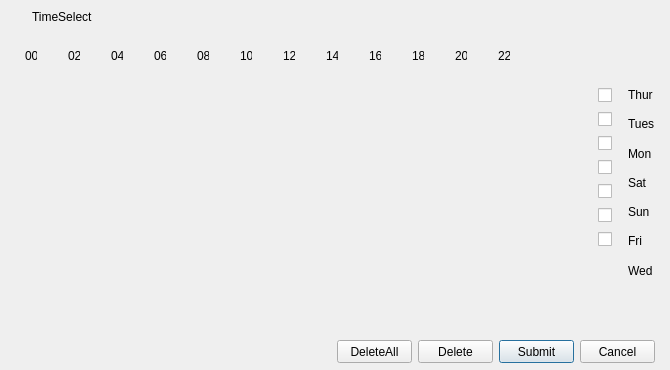
<?xml version="1.0" encoding="UTF-8"?>
<ui version="4.0">
 <class>DlgTimeSelect</class>
 <widget class="QDialog" name="DlgTimeSelect">
  <property name="geometry">
   <rect>
    <x>0</x>
    <y>0</y>
    <width>670</width>
    <height>370</height>
   </rect>
  </property>
  <property name="windowTitle">
   <string>Dialog</string>
  </property>
  <widget class="QLabel" name="Week5">
   <property name="geometry">
    <rect>
     <x>628</x>
     <y>229</y>
     <width>36</width>
     <height>24</height>
    </rect>
   </property>
   <property name="text">
    <string>Fri</string>
   </property>
  </widget>
  <widget class="QCheckBox" name="Week4checkBox">
   <property name="geometry">
    <rect>
     <x>598</x>
     <y>86</y>
     <width>18</width>
     <height>18</height>
    </rect>
   </property>
   <property name="minimumSize">
    <size>
     <width>18</width>
     <height>18</height>
    </size>
   </property>
   <property name="maximumSize">
    <size>
     <width>18</width>
     <height>18</height>
    </size>
   </property>
   <property name="text">
    <string/>
   </property>
  </widget>
  <widget class="QPushButton" name="CTimeAreaSubmit">
   <property name="geometry">
    <rect>
     <x>499</x>
     <y>340</y>
     <width>75</width>
     <height>23</height>
    </rect>
   </property>
   <property name="text">
    <string>Submit</string>
   </property>
  </widget>
  <widget class="QLabel" name="Week6">
   <property name="geometry">
    <rect>
     <x>628</x>
     <y>171</y>
     <width>36</width>
     <height>23</height>
    </rect>
   </property>
   <property name="text">
    <string>Sat</string>
   </property>
  </widget>
  <widget class="QLabel" name="Week1">
   <property name="geometry">
    <rect>
     <x>628</x>
     <y>142</y>
     <width>36</width>
     <height>23</height>
    </rect>
   </property>
   <property name="text">
    <string>Mon</string>
   </property>
  </widget>
  <widget class="QCheckBox" name="Week2checkBox">
   <property name="geometry">
    <rect>
     <x>598</x>
     <y>110</y>
     <width>18</width>
     <height>18</height>
    </rect>
   </property>
   <property name="minimumSize">
    <size>
     <width>18</width>
     <height>18</height>
    </size>
   </property>
   <property name="maximumSize">
    <size>
     <width>18</width>
     <height>18</height>
    </size>
   </property>
   <property name="text">
    <string/>
   </property>
  </widget>
  <widget class="QPushButton" name="CTimeAreaDeleteAll">
   <property name="geometry">
    <rect>
     <x>337</x>
     <y>340</y>
     <width>75</width>
     <height>23</height>
    </rect>
   </property>
   <property name="text">
    <string>DeleteAll</string>
   </property>
  </widget>
  <widget class="QLabel" name="Time_14">
   <property name="geometry">
    <rect>
     <x>326</x>
     <y>50</y>
     <width>12</width>
     <height>12</height>
    </rect>
   </property>
   <property name="minimumSize">
    <size>
     <width>12</width>
     <height>12</height>
    </size>
   </property>
   <property name="maximumSize">
    <size>
     <width>12</width>
     <height>12</height>
    </size>
   </property>
   <property name="text">
    <string>14</string>
   </property>
  </widget>
  <widget class="QCheckBox" name="Week1checkBox">
   <property name="geometry">
    <rect>
     <x>598</x>
     <y>158</y>
     <width>18</width>
     <height>18</height>
    </rect>
   </property>
   <property name="minimumSize">
    <size>
     <width>18</width>
     <height>18</height>
    </size>
   </property>
   <property name="maximumSize">
    <size>
     <width>18</width>
     <height>18</height>
    </size>
   </property>
   <property name="text">
    <string/>
   </property>
  </widget>
  <widget class="QLabel" name="Week2">
   <property name="geometry">
    <rect>
     <x>628</x>
     <y>112</y>
     <width>36</width>
     <height>24</height>
    </rect>
   </property>
   <property name="text">
    <string>Tues</string>
   </property>
  </widget>
  <widget class="QLabel" name="Time_18">
   <property name="geometry">
    <rect>
     <x>412</x>
     <y>50</y>
     <width>12</width>
     <height>12</height>
    </rect>
   </property>
   <property name="minimumSize">
    <size>
     <width>12</width>
     <height>12</height>
    </size>
   </property>
   <property name="maximumSize">
    <size>
     <width>12</width>
     <height>12</height>
    </size>
   </property>
   <property name="text">
    <string>18</string>
   </property>
  </widget>
  <widget class="QCheckBox" name="Week7checkBox">
   <property name="geometry">
    <rect>
     <x>598</x>
     <y>230</y>
     <width>18</width>
     <height>18</height>
    </rect>
   </property>
   <property name="minimumSize">
    <size>
     <width>18</width>
     <height>18</height>
    </size>
   </property>
   <property name="maximumSize">
    <size>
     <width>18</width>
     <height>18</height>
    </size>
   </property>
   <property name="text">
    <string/>
   </property>
  </widget>
  <widget class="QPushButton" name="CTimeAreaDeleate">
   <property name="geometry">
    <rect>
     <x>418</x>
     <y>340</y>
     <width>75</width>
     <height>23</height>
    </rect>
   </property>
   <property name="text">
    <string>Delete</string>
   </property>
  </widget>
  <widget class="QLabel" name="Time_04">
   <property name="geometry">
    <rect>
     <x>111</x>
     <y>50</y>
     <width>12</width>
     <height>12</height>
    </rect>
   </property>
   <property name="minimumSize">
    <size>
     <width>12</width>
     <height>12</height>
    </size>
   </property>
   <property name="maximumSize">
    <size>
     <width>12</width>
     <height>12</height>
    </size>
   </property>
   <property name="text">
    <string>04</string>
   </property>
  </widget>
  <widget class="QCheckBox" name="Week5checkBox">
   <property name="geometry">
    <rect>
     <x>598</x>
     <y>206</y>
     <width>18</width>
     <height>18</height>
    </rect>
   </property>
   <property name="minimumSize">
    <size>
     <width>18</width>
     <height>18</height>
    </size>
   </property>
   <property name="maximumSize">
    <size>
     <width>18</width>
     <height>18</height>
    </size>
   </property>
   <property name="text">
    <string/>
   </property>
  </widget>
  <widget class="QLabel" name="Time_00">
   <property name="geometry">
    <rect>
     <x>25</x>
     <y>50</y>
     <width>12</width>
     <height>12</height>
    </rect>
   </property>
   <property name="minimumSize">
    <size>
     <width>12</width>
     <height>12</height>
    </size>
   </property>
   <property name="maximumSize">
    <size>
     <width>12</width>
     <height>12</height>
    </size>
   </property>
   <property name="text">
    <string>00</string>
   </property>
  </widget>
  <widget class="QLabel" name="Time_08">
   <property name="geometry">
    <rect>
     <x>197</x>
     <y>50</y>
     <width>12</width>
     <height>12</height>
    </rect>
   </property>
   <property name="minimumSize">
    <size>
     <width>12</width>
     <height>12</height>
    </size>
   </property>
   <property name="maximumSize">
    <size>
     <width>12</width>
     <height>12</height>
    </size>
   </property>
   <property name="text">
    <string>08</string>
   </property>
  </widget>
  <widget class="QLabel" name="Week7">
   <property name="geometry">
    <rect>
     <x>628</x>
     <y>200</y>
     <width>36</width>
     <height>23</height>
    </rect>
   </property>
   <property name="text">
    <string>Sun</string>
   </property>
  </widget>
  <widget class="QLabel" name="Time_10">
   <property name="geometry">
    <rect>
     <x>240</x>
     <y>50</y>
     <width>12</width>
     <height>12</height>
    </rect>
   </property>
   <property name="minimumSize">
    <size>
     <width>12</width>
     <height>12</height>
    </size>
   </property>
   <property name="maximumSize">
    <size>
     <width>12</width>
     <height>12</height>
    </size>
   </property>
   <property name="text">
    <string>10</string>
   </property>
  </widget>
  <widget class="QLabel" name="Time_22">
   <property name="geometry">
    <rect>
     <x>498</x>
     <y>50</y>
     <width>12</width>
     <height>12</height>
    </rect>
   </property>
   <property name="minimumSize">
    <size>
     <width>12</width>
     <height>12</height>
    </size>
   </property>
   <property name="maximumSize">
    <size>
     <width>12</width>
     <height>12</height>
    </size>
   </property>
   <property name="text">
    <string>22</string>
   </property>
  </widget>
  <widget class="QLabel" name="Week4">
   <property name="geometry">
    <rect>
     <x>628</x>
     <y>83</y>
     <width>36</width>
     <height>23</height>
    </rect>
   </property>
   <property name="text">
    <string>Thur</string>
   </property>
  </widget>
  <widget class="QLabel" name="Time_12">
   <property name="geometry">
    <rect>
     <x>283</x>
     <y>50</y>
     <width>12</width>
     <height>12</height>
    </rect>
   </property>
   <property name="minimumSize">
    <size>
     <width>12</width>
     <height>12</height>
    </size>
   </property>
   <property name="maximumSize">
    <size>
     <width>12</width>
     <height>12</height>
    </size>
   </property>
   <property name="text">
    <string>12</string>
   </property>
  </widget>
  <widget class="QWidget" name="WidGetTitle" native="true">
   <property name="enabled">
    <bool>true</bool>
   </property>
   <property name="geometry">
    <rect>
     <x>0</x>
     <y>0</y>
     <width>671</width>
     <height>33</height>
    </rect>
   </property>
   <property name="sizePolicy">
    <sizepolicy hsizetype="Preferred" vsizetype="Fixed">
     <horstretch>0</horstretch>
     <verstretch>0</verstretch>
    </sizepolicy>
   </property>
   <property name="minimumSize">
    <size>
     <width>0</width>
     <height>33</height>
    </size>
   </property>
   <property name="maximumSize">
    <size>
     <width>16777215</width>
     <height>33</height>
    </size>
   </property>
   <layout class="QGridLayout" name="gridLayout_3">
    <property name="leftMargin">
     <number>0</number>
    </property>
    <property name="topMargin">
     <number>0</number>
    </property>
    <property name="rightMargin">
     <number>0</number>
    </property>
    <property name="bottomMargin">
     <number>0</number>
    </property>
    <property name="spacing">
     <number>0</number>
    </property>
    <item row="0" column="2" colspan="2">
     <widget class="QLabel" name="LabTitle">
      <property name="minimumSize">
       <size>
        <width>0</width>
        <height>33</height>
       </size>
      </property>
      <property name="maximumSize">
       <size>
        <width>16777215</width>
        <height>33</height>
       </size>
      </property>
      <property name="text">
       <string>TimeSelect</string>
      </property>
     </widget>
    </item>
    <item row="0" column="0">
     <widget class="QLabel" name="LabIco">
      <property name="minimumSize">
       <size>
        <width>32</width>
        <height>33</height>
       </size>
      </property>
      <property name="maximumSize">
       <size>
        <width>32</width>
        <height>33</height>
       </size>
      </property>
      <property name="text">
       <string/>
      </property>
     </widget>
    </item>
    <item row="0" column="4">
     <widget class="QPushButton" name="BtnClose">
      <property name="minimumSize">
       <size>
        <width>32</width>
        <height>32</height>
       </size>
      </property>
      <property name="maximumSize">
       <size>
        <width>32</width>
        <height>32</height>
       </size>
      </property>
      <property name="text">
       <string/>
      </property>
      <property name="autoDefault">
       <bool>true</bool>
      </property>
      <property name="flat">
       <bool>true</bool>
      </property>
     </widget>
    </item>
   </layout>
  </widget>
  <widget class="QLabel" name="Time_06">
   <property name="geometry">
    <rect>
     <x>154</x>
     <y>50</y>
     <width>12</width>
     <height>12</height>
    </rect>
   </property>
   <property name="minimumSize">
    <size>
     <width>12</width>
     <height>12</height>
    </size>
   </property>
   <property name="maximumSize">
    <size>
     <width>12</width>
     <height>12</height>
    </size>
   </property>
   <property name="text">
    <string>06</string>
   </property>
  </widget>
  <widget class="QCheckBox" name="Week3checkBox">
   <property name="geometry">
    <rect>
     <x>598</x>
     <y>182</y>
     <width>18</width>
     <height>18</height>
    </rect>
   </property>
   <property name="minimumSize">
    <size>
     <width>18</width>
     <height>18</height>
    </size>
   </property>
   <property name="maximumSize">
    <size>
     <width>18</width>
     <height>18</height>
    </size>
   </property>
   <property name="text">
    <string/>
   </property>
  </widget>
  <widget class="QLabel" name="Week3">
   <property name="geometry">
    <rect>
     <x>628</x>
     <y>259</y>
     <width>36</width>
     <height>23</height>
    </rect>
   </property>
   <property name="text">
    <string>Wed</string>
   </property>
  </widget>
  <widget class="QLabel" name="Time_16">
   <property name="geometry">
    <rect>
     <x>369</x>
     <y>50</y>
     <width>12</width>
     <height>12</height>
    </rect>
   </property>
   <property name="minimumSize">
    <size>
     <width>12</width>
     <height>12</height>
    </size>
   </property>
   <property name="maximumSize">
    <size>
     <width>12</width>
     <height>12</height>
    </size>
   </property>
   <property name="text">
    <string>16</string>
   </property>
  </widget>
  <widget class="QCheckBox" name="Week6checkBox">
   <property name="geometry">
    <rect>
     <x>598</x>
     <y>134</y>
     <width>18</width>
     <height>18</height>
    </rect>
   </property>
   <property name="minimumSize">
    <size>
     <width>18</width>
     <height>18</height>
    </size>
   </property>
   <property name="maximumSize">
    <size>
     <width>18</width>
     <height>18</height>
    </size>
   </property>
   <property name="text">
    <string/>
   </property>
  </widget>
  <widget class="QLabel" name="Time_02">
   <property name="geometry">
    <rect>
     <x>68</x>
     <y>50</y>
     <width>12</width>
     <height>12</height>
    </rect>
   </property>
   <property name="minimumSize">
    <size>
     <width>12</width>
     <height>12</height>
    </size>
   </property>
   <property name="maximumSize">
    <size>
     <width>12</width>
     <height>12</height>
    </size>
   </property>
   <property name="text">
    <string>02</string>
   </property>
  </widget>
  <widget class="QLabel" name="Time_20">
   <property name="geometry">
    <rect>
     <x>455</x>
     <y>50</y>
     <width>12</width>
     <height>12</height>
    </rect>
   </property>
   <property name="minimumSize">
    <size>
     <width>12</width>
     <height>12</height>
    </size>
   </property>
   <property name="maximumSize">
    <size>
     <width>12</width>
     <height>12</height>
    </size>
   </property>
   <property name="text">
    <string>20</string>
   </property>
  </widget>
  <widget class="QPushButton" name="CTimeAreaCancel">
   <property name="geometry">
    <rect>
     <x>580</x>
     <y>340</y>
     <width>75</width>
     <height>23</height>
    </rect>
   </property>
   <property name="text">
    <string>Cancel</string>
   </property>
  </widget>
 </widget>
 <resources/>
 <connections/>
</ui>
